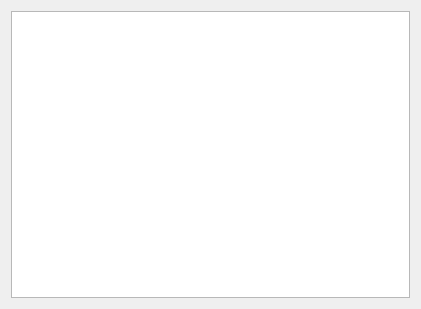
<?xml version="1.0" encoding="UTF-8"?>
<ui version="4.0">
 <class>ProductListDialog</class>
 <widget class="QDialog" name="ProductListDialog">
  <property name="geometry">
   <rect>
    <x>0</x>
    <y>0</y>
    <width>421</width>
    <height>309</height>
   </rect>
  </property>
  <property name="windowTitle">
   <string>Dialog</string>
  </property>
  <layout class="QGridLayout" name="gridLayout">
   <item row="0" column="0">
    <widget class="QListWidget" name="listWidget"/>
   </item>
  </layout>
 </widget>
 <resources/>
 <connections/>
</ui>
